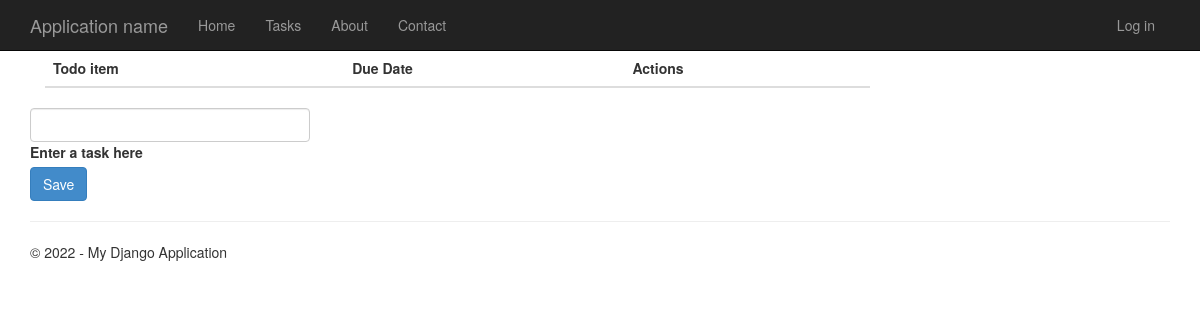
/tasks/, run on an earlier commit of the app's database.
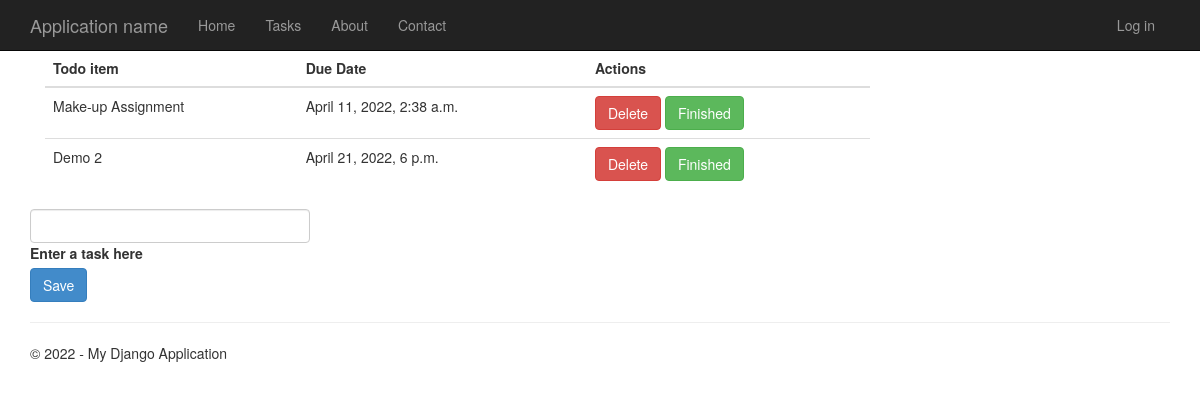
And on a later commit of the database.
### app/models.py (models this page shows)
class Task(models.Model):
    name = models.fields.CharField(max_length=20)
    due_date = models.fields.DateTimeField()

### app/views.py (the view)
# urls.py: path('tasks/', views.tasks, name='tasks'),
def tasks(request):
    assert isinstance(request, HttpRequest)
    tasks = Task.objects.all()
    context = {
        'title' :   'Tasks',
        'year'  :   datetime.now().year,
        'tasks' :   tasks,
    }
    return render(
        request,
        'app/tasks.html',
        context
    )

### app/templates/app/tasks.html
{% extends "app/layout.html" %}
{% block content %}
<section>
    <div class="container">
        <div class="row d-flex justify-content-center align-items-center">
            <div class="col col-lg-9 col-xl-7">
                <div class="card rounded-3">
                    <div class="card-body p-4">
                        <table class="table mb-4">
                            <thead>
                                <tr>
                                    <th scope="col">Todo item</th>
                                    <th scope="col">Due Date</th>
                                    <th scope="col">Actions</th>
                                </tr>
                            </thead>
                            <tbody>
                                {% for task in tasks%}
                                <tr>
                                    <td>{{ task.name }}</td>
                                    <td>{{ task.due_date }}</td>
                                    <td>
                                        <button type="submit" class="btn btn-danger">Delete</button>
                                        <button type="submit" class="btn btn-success ms-1">Finished</button>
                                    </td>
                                </tr>
                                {% endfor %}
                            </tbody>
                        </table>
                        <form class="row row-cols-lg-auto g-3 justify-content-center align-items-center mb-4 pb-2">
                            <div class="col-5">
                                <div class="form-outline">
                                    <input type="text" id="form1" class="form-control" />
                                    <label class="form-label" for="form1">Enter a task here</label>
                                </div>
                            </div>
                            <div class="col-3">
                                <button type="submit" class="btn btn-primary">Save</button>
                            </div>
                        </form>
                    </div>
                </div>
            </div>
        </div>
    </div>
</section>
{% endblock %}

### app/templates/app/layout.html (shortened to what this page needs)
<!DOCTYPE html>
<html>
<head>
    {% load staticfiles %}
    <link rel="stylesheet" type="text/css" href="{% static 'app/content/bootstrap.min.css' %}" />
    <link rel="stylesheet" type="text/css" href="{% static 'app/content/site.css' %}" />
</head>
<body>
    <div class="navbar navbar-inverse navbar-fixed-top">
        <div class="container">
            <div class="navbar-header">
                <a href="/" class="navbar-brand">Application name</a>
            </div>
            <div class="navbar-collapse collapse">
                <ul class="nav navbar-nav">
                    <li><a href="{% url 'home' %}">Home</a></li>
                    <li><a href="{% url 'tasks' %}">Tasks</a></li>
                    <li><a href="{% url 'about' %}">About</a></li>
                    <li><a href="{% url 'contact' %}">Contact</a></li>
                </ul>
                {% include 'app/loginpartial.html' %}
            </div>
        </div>
    </div>
    <div class="container body-content">
{% block content %}{% endblock %}
        <hr/>
        <footer>
            <p>&copy; {{ year }} - My Django Application</p>
        </footer>
    </div>
</body>
</html>

### app/templates/app/loginpartial.html
{% if user.is_authenticated %}
<form id="logoutForm" action="/logout/" method="post" class="navbar-right">
    {% csrf_token %}
    <ul class="nav navbar-nav navbar-right">
        <li><span class="navbar-brand">Hello {{ user.username }}!</span></li>
        <li><a href="javascript:document.getElementById('logoutForm').submit()">Log off</a></li>
    </ul>
</form>
{% else %}
<ul class="nav navbar-nav navbar-right">
    <li><a href="{% url 'login' %}">Log in</a></li>
</ul>
{% endif %}

### app/static/app/content/site.css (style rules this page uses)
body { padding-top: 50px; padding-bottom: 20px; }
.body-content { padding-left: 15px; padding-right: 15px; }
input, select, textarea { max-width: 280px; }

What changed in the data, as far as the page shows it:
added Task: name "Make-up Assignment", due_date "April 11, 2022, 2:38 a.m."
added Task: name "Demo 2", due_date "April 21, 2022, 6 p.m."
